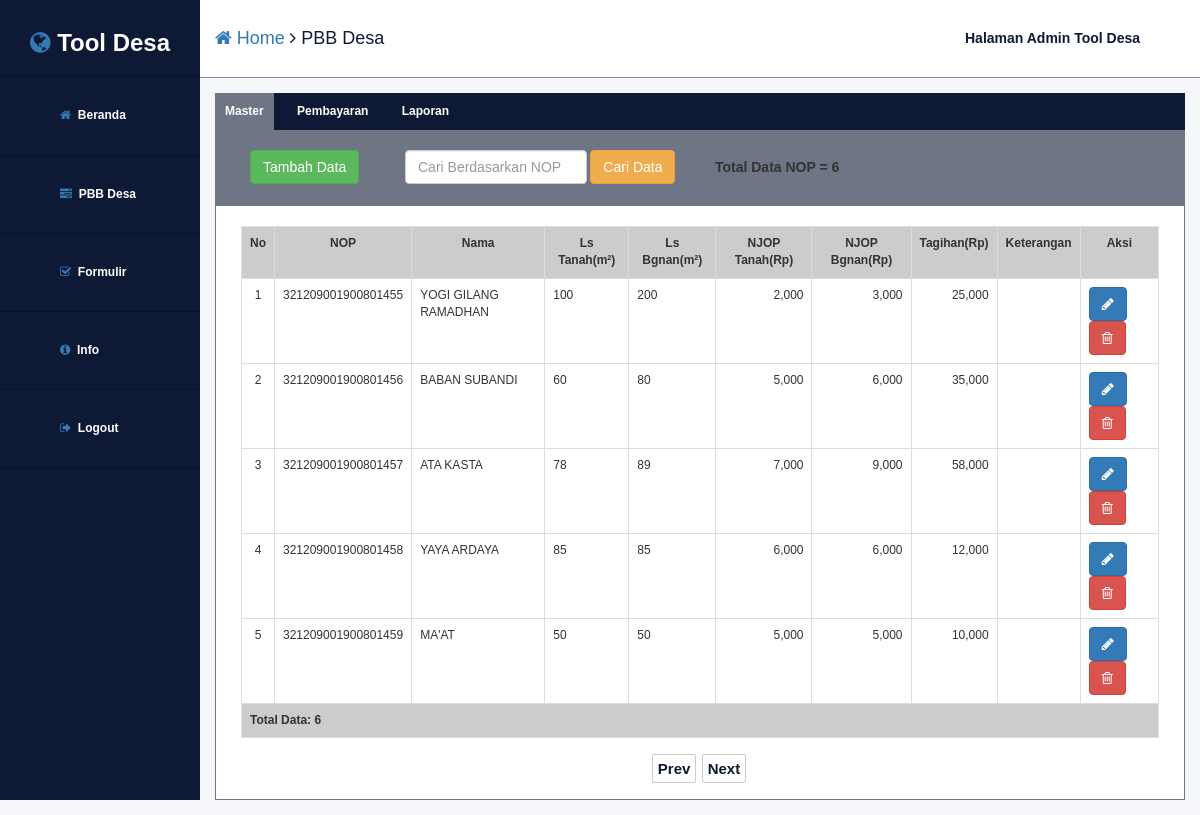
/?page1=pbbdesa-sorting&kolom=nop&sort=ASC (signed in), run on the app's committed database.
### tables this page shows
CREATE TABLE `pbbdesa` (
  `nop` varchar(18) NOT NULL,
  `nama` varchar(50) NOT NULL,
  `luas_tanah` int(11) NOT NULL,
  `luas_bangunan` int(11) NOT NULL,
  `njop_tanah` int(11) NOT NULL,
  `njop_bangunan` int(11) NOT NULL,
  `tagihan` int(11) NOT NULL,
  `keterangan` text NOT NULL,
  `tanggal_input` timestamp NOT NULL DEFAULT CURRENT_TIMESTAMP ON UPDATE CURRENT_TIMESTAMP
);

### library/pbbdesa/table.php (the view, shortened to what this page needs)
	<?php
function table_sorting_pbbdesa($kolom, $sort)
{
	if($sort=="ASC"){
		$linksort = "DESC";
	}else{
		$linksort = "ASC";
	}
	?>
	<div id="pbbdesa-content" class="col-md-12">
		<div class="table-responsive">
			<table class="table table-bordered table-aing">
				<tr>
					<th class="text-center">No</th>
					<th class="text-center"><a class="link-th" href="<?php echo "?page1=pbbdesa-sorting&kolom=nop&sort=".$linksort; ?>">NOP</a></th>
					<th class="text-center"><a class="link-th" href="<?php echo "?page1=pbbdesa-sorting&kolom=nama&sort=".$linksort; ?>">Nama</a></th>
					<th class="text-center"><a class="link-th" href="<?php echo "?page1=pbbdesa-sorting&kolom=luas_tanah&sort=".$linksort; ?>">Ls Tanah(m&sup2;)</a></th>
					<th class="text-center"><a class="link-th" href="<?php echo "?page1=pbbdesa-sorting&kolom=luas_bangunan&sort=".$linksort; ?>">Ls Bgnan(m&sup2;)</a></th>
					<th class="text-center"><a class="link-th" href="<?php echo "?page1=pbbdesa-sorting&kolom=njop_tanah&sort=".$linksort; ?>">NJOP Tanah(Rp)</a></th>
					<th class="text-center"><a class="link-th" href="<?php echo "?page1=pbbdesa-sorting&kolom=njop_bangunan&sort=".$linksort; ?>">NJOP Bgnan(Rp)</a></th>
					<th class="text-center"><a class="link-th" href="<?php echo "?page1=pbbdesa-sorting&kolom=tagihan&sort=".$linksort; ?>">Tagihan(Rp)</a></th>
					<th class="text-center">Keterangan</th>
					<th class="text-center">Aksi</th>
				</tr>
				<?php
				$koneksi = db_connect();
				$limit = 5;
				$hal = @$_GET['hal'];
				if(empty($hal)){
					$posisi = 0;
					$hal = 1;
				} else {
					$posisi = ($hal-1)*$limit;
				}
				$sql = "Select * from pbbdesa order by ".$kolom." ".$sort." LIMIT ".$posisi.", ".$limit;
				$result = $koneksi->query($sql);
				if($result->num_rows > 0){
					$no = $posisi + 1;
					while($row = $result->fetch_array()){
						?>
						<tr>
							<td class="text-center"><?php echo $no; ?></td>
							<td><?php echo $row['nop'];?></td>
							<td><?php echo strtoupper($row['nama']);?></td>
							<td><?php echo $row['luas_tanah'];?></td>
							<td><?php echo $row['luas_bangunan'];?></td>
							<td class="text-right"><?php echo number_format($row['njop_tanah']);?></td>
							<td class="text-right"><?php echo number_format($row['njop_bangunan']);?></td>
							<td class="text-right"><?php echo number_format($row['tagihan']);?></td>
							<td><?php echo $row['keterangan'];?></td>
							<td>
								<a class="btn btn-primary" href="<?php echo "?page1=pbbdesa-edit&page2=form&nop=".$row['nop'];?>"><i class="fa fa-pencil" aria-hidden="true"></i></a>
								<a class="btn btn-danger" href="<?php echo "?page1=pbbdesa-delete&nop=".$row['nop'];?>" onclick="return confirm('<?php echo "yakin hapus data dengan nop = ".$row['nop']; ?>');"><i class="fa fa-trash-o" aria-hidden="true"></i></a>
							</td>
						</tr>
						<?php
						$no++;
					}
				} else {
					?>
					<tr><td colspan="10">No Record</td></tr>
					<?php
				}
				$sql = "select * from pbbdesa";
				$result = $koneksi->query($sql);
				if($result){
					$totaldata = $result->num_rows;
				} else {
					$totaldata = 0;
				}
				?>
				<tr>
					<th colspan="10">Total Data:  <?php echo $totaldata; ?></th>
				</tr>
			</table>
		</div>
		<div id="navigasi-page" class="col-md-12 col-xs-12 col-sm-12 text-center">
			<?php
			$jumlahpage = ceil($totaldata/$limit);
			$file = $_SERVER['PHP_SELF'];
			if($hal > 1){
				$prev = $hal - 1;
				?>
				<a class="nav-a" href="<?php echo $file."?page1=pbbdesa-sorting&kolom=".$kolom."&sort=".$sort."&hal=".$prev; ?>">Prev</a>
				<?php
			}else{
				?>
				<span class="nav-a">Prev</span>
				<?php
			}
			if($hal < $jumlahpage){
				$next = $hal + 1;
				?>
				<a class="nav-a" href="<?php echo $file."?page1=pbbdesa-sorting&kolom=".$kolom."&sort=".$sort."&hal=".$next; ?>">Next</a>
				<?php
			}else{
				?>
				<span class="nav-a">Next</span>
				<?php
			}
			?>
		</div>
	</div>
	<?php
}
	?>

### style.css (style rules this page uses)
body { font-family: 'Helvetica' !important; }
.link-th { color: #333; }
.table-aing { background-color:#fff; }
.table-aing th { background-color:#ccc; color: #333; }
#navigasi-page { overflow:flex; }
.nav-a { font-weight:bold; font-size:15px; color:#0e1a35; padding:5px; background-color: #fff; border:1px solid #ccc; border-radius:2px; margin-right:2px; }
#pbbdesa-content { padding: 20px 25px 20px 25px; background-color: #fff; border: 1px solid #6e7585 ; }

### data on the page
pbbdesa: nop "321209001900801455", nama "YOGI GILANG RAMADHAN", luas_tanah "100", luas_bangunan "200", njop_tanah "2,000", njop_bangunan "3,000", tagihan "25,000"
pbbdesa: nop "321209001900801456", nama "BABAN SUBANDI", luas_tanah "60", luas_bangunan "80", njop_tanah "5,000", njop_bangunan "6,000", tagihan "35,000"
pbbdesa: nop "321209001900801457", nama "ATA KASTA", luas_tanah "78", luas_bangunan "89", njop_tanah "7,000", njop_bangunan "9,000", tagihan "58,000"
pbbdesa: nop "321209001900801458", nama "YAYA ARDAYA", luas_tanah "85", luas_bangunan "85", njop_tanah "6,000", njop_bangunan "6,000", tagihan "12,000"
pbbdesa: nop "321209001900801459", nama "MA'AT", luas_tanah "50", luas_bangunan "50", njop_tanah "5,000", njop_bangunan "5,000", tagihan "10,000"

### other printed values
$title "PBB Desa"
$totaldata "6"
